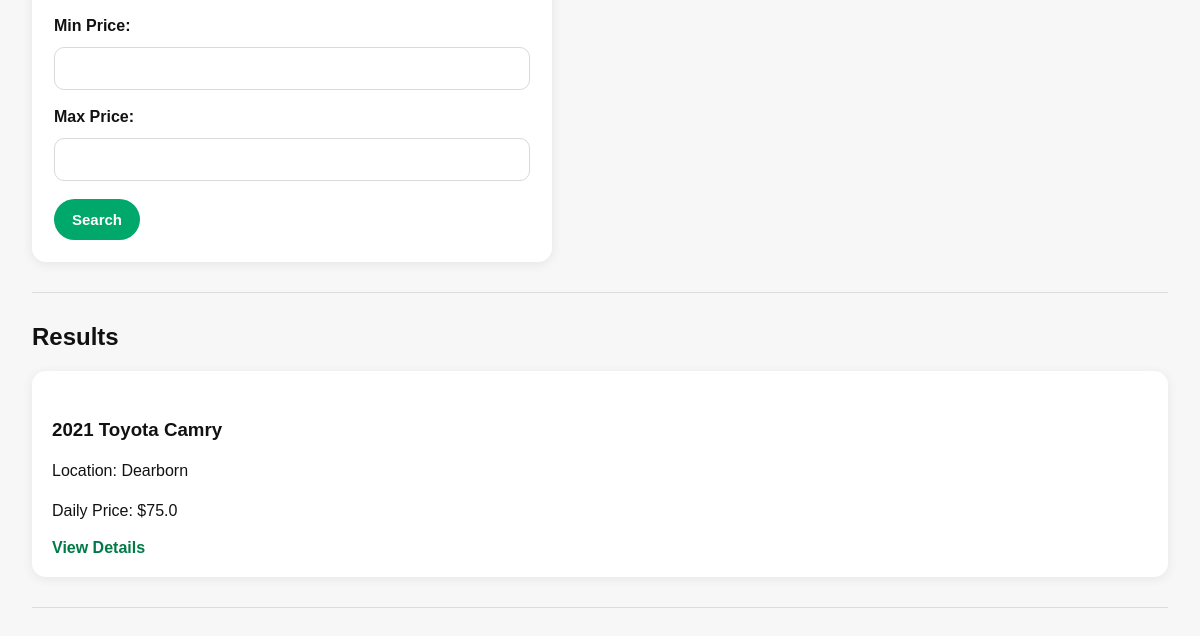
Before: /search (lower part) with the older database file.
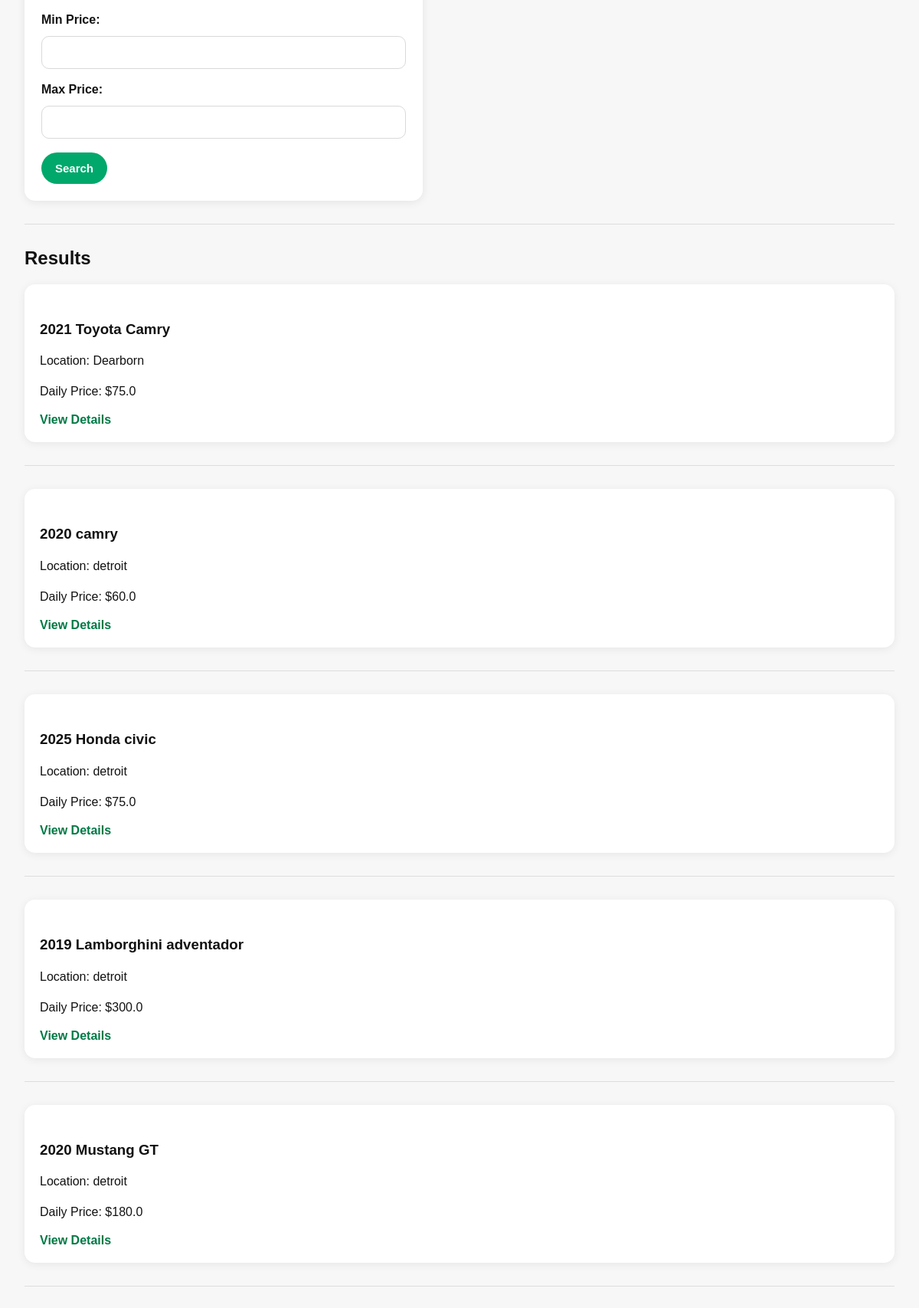
After: the same page with the newer database file.
### tables this page shows
CREATE TABLE cars (
            id INTEGER PRIMARY KEY AUTOINCREMENT,
            owner_id TEXT NOT NULL,
            model TEXT NOT NULL,
            year INTEGER NOT NULL,
            mileage INTEGER NOT NULL,
            pickup_location TEXT NOT NULL,
            daily_price REAL NOT NULL,
            availability_calendar TEXT NOT NULL,
            created_at TEXT NOT NULL
        );

### cars/routes.py (the view)
@cars_bp.route("/search")
def search():
    results = search_cars(
        request.args.get("location"),
        request.args.get("start_date"),
        request.args.get("end_date"),
        request.args.get("min_price"),
        request.args.get("max_price"),
        request.args.get("model")
    )
    return render_template("cars/search.html", cars=results)

### auth/database.py (called while the page is built)
def get_connection():
    connection = sqlite3.connect('driveshare.db')
    connection.row_factory = sqlite3.Row
    return connection

### cars/search_service.py (called while the page is built)
def search_cars(location=None, start_date=None, end_date=None, min_price=None, max_price=None, model=None):
    cars = Car.get_all_cars()
    results = []
    for car in cars:
        if location:
            if location.lower() not in car.pickup_location.lower():
                continue
        if model:
            if model.lower() not in car.model.lower():
                continue
        if min_price:
            if car.daily_price < float(min_price):
                continue
        if max_price:
            if car.daily_price > float(max_price):
                continue
        if start_date and end_date:
            if not car.is_available_for_dates(start_date, end_date):
                continue
        results.append(car)
    return results

### auth/templates/cars/search.html (shortened to what this page needs)
<!DOCTYPE html>
<html>
<head>
    <link rel="stylesheet" href="{{ url_for('static', filename='style.css') }}">
</head>
<body>
    <form method="GET">
        <br><br>
        <br><br>
        <br><br>
        <br><br>
        <label>Min Price:</label>
        <input type="number" step="0.01" name="min_price">
        <br><br>
        <label>Max Price:</label>
        <input type="number" step="0.01" name="max_price">
        <br><br>
        <button type="submit">Search</button>
    </form>
    <hr>
    <h2>Results</h2>
    {% if cars %}
        {% for car in cars %}
            <div>
                <h3>{{ car.year }} {{ car.model }}</h3>
                <p>Location: {{ car.pickup_location }}</p>
                <p>Daily Price: ${{ car.daily_price }}</p>
                <a href="{{ url_for('cars.car_detail', car_id=car.id) }}">View Details</a>
            </div>
            <hr>
        {% endfor %}
    {% else %}
        <p>No cars matched your search.</p>
    {% endif %}
</body>
</html>

Changed rows visible on the page:
added cars: year "2020", model "camry", pickup_location "detroit", daily_price "60.0"
added cars: year "2025", model "Honda civic", pickup_location "detroit", daily_price "75.0"
added cars: year "2019", model "Lamborghini adventador", pickup_location "detroit", daily_price "300.0"
added cars: year "2020", model "Mustang GT", pickup_location "detroit", daily_price "180.0"
